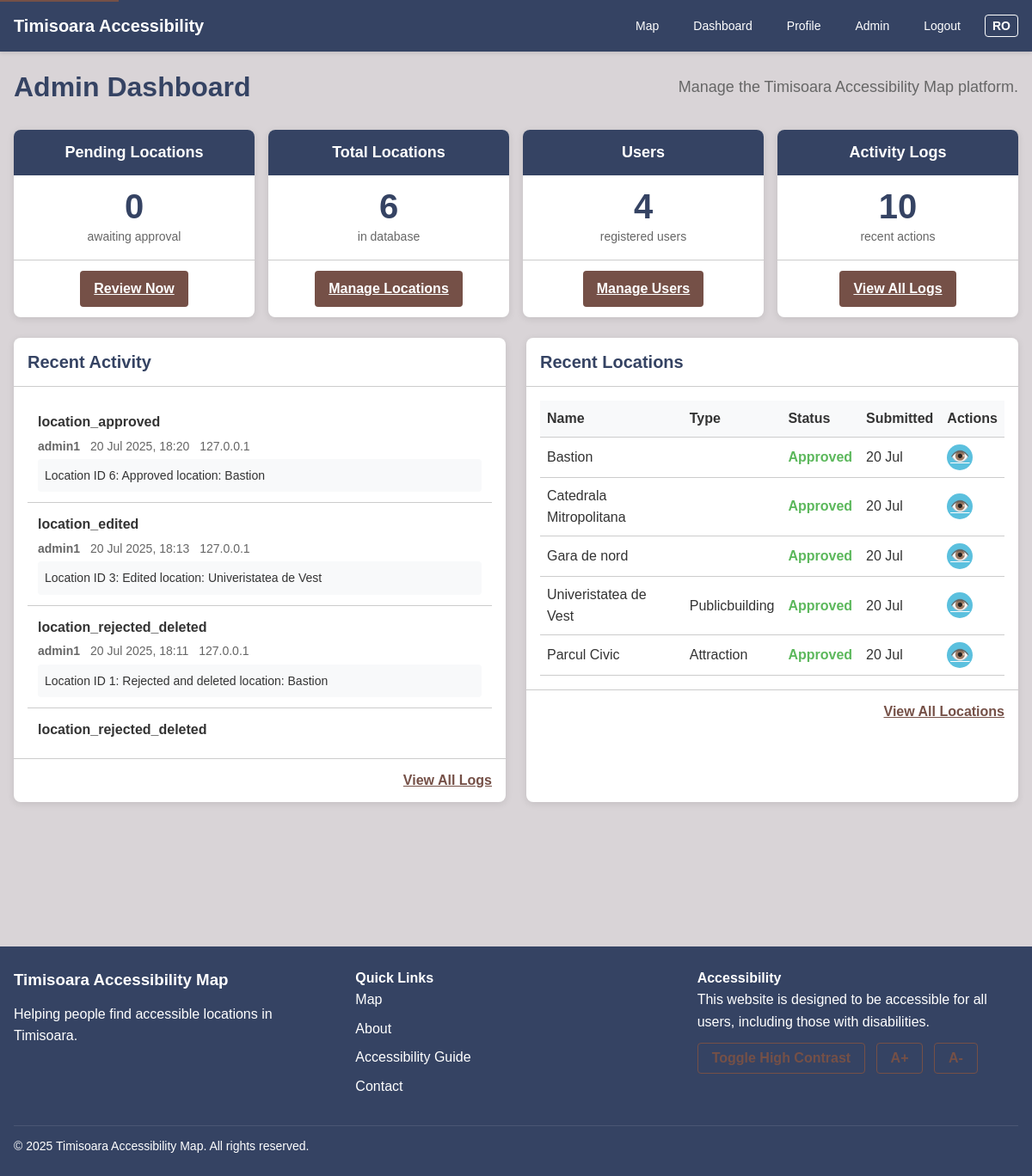
Page /admin/ (signed in) on the committed database.
### app/models.py (models this page shows, shortened)
class AdminLog(db.Model):
    id = db.Column(db.Integer, primary_key=True)
    admin_id = db.Column(db.Integer, db.ForeignKey('user.id'), nullable=False)
    action = db.Column(db.String(100), nullable=False)
    details = db.Column(db.Text)
    ip_address = db.Column(db.String(45))
    timestamp = db.Column(db.DateTime, default=datetime.utcnow)
    admin = db.relationship('User', backref='admin_logs')

class User(UserMixin, db.Model):
    id = db.Column(db.Integer, primary_key=True)
    username = db.Column(db.String(64), unique=True, nullable=False, index=True)
    email = db.Column(db.String(120), unique=True, nullable=False, index=True)
    password_hash = db.Column(db.String(128), nullable=False)
    is_admin = db.Column(db.Boolean, default=False)
    joined_at = db.Column(db.DateTime, default=datetime.utcnow)
    is_active = db.Column(db.Boolean, default=True)
    needs_wheelchair = db.Column(db.Boolean, default=False)
    needs_visual_assistance = db.Column(db.Boolean, default=False)
    needs_hearing_assistance = db.Column(db.Boolean, default=False)
    needs_cognitive_assistance = db.Column(db.Boolean, default=False)
    preferred_language = db.Column(db.String(2), default='ro')  # 'ro' or 'en'
    locations = db.relationship('Location', backref='author', lazy='dynamic')
    reviews = db.relationship('Review', backref='author', lazy='dynamic')

class Location(db.Model):
    id = db.Column(db.Integer, primary_key=True)
    name = db.Column(db.String(100), nullable=False)
    description = db.Column(db.Text)
    lat = db.Column(db.Float, nullable=False)
    lng = db.Column(db.Float, nullable=False)
    address = db.Column(db.String(200))
    has_ramp = db.Column(db.Boolean, default=False)
    has_accessible_wc = db.Column(db.Boolean, default=False)
    has_accessible_parking = db.Column(db.Boolean, default=False)
    has_accessible_entrance = db.Column(db.Boolean, default=False)
    has_braille = db.Column(db.Boolean, default=False)
    has_audio_guidance = db.Column(db.Boolean, default=False)
    has_staff_assistance = db.Column(db.Boolean, default=False)
    is_approved = db.Column(db.Boolean, default=False)
    created_at = db.Column(db.DateTime, default=datetime.utcnow)
    updated_at = db.Column(db.DateTime, default=datetime.utcnow, onupdate=datetime.utcnow)
    user_id = db.Column(db.Integer, db.ForeignKey('user.id'), nullable=False)
    location_type = db.Column(db.String(50))  # restaurant, museum, public building, etc.
    photos = db.relationship('Photo', backref='location', lazy='dynamic', cascade='all, delete-orphan')
    reviews = db.relationship('Review', backref='location', lazy='dynamic', cascade='all, delete-orphan')

### app/routes/admin.py (the view)
@admin.route('/')
@login_required
@admin_required
def index():
    pending_locations_count = Location.query.filter_by(is_approved=False).count()
    total_locations_count = Location.query.count()
    total_users_count = User.query.count()
    recent_logs_list = AdminLog.query.order_by(AdminLog.timestamp.desc()).limit(10).all()
    recent_locations_list = Location.query.order_by(Location.created_at.desc()).limit(5).all()
    return render_template('admin/dashboard.html', title=_('Admin Dashboard'),
                          pending_locations=pending_locations_count, # Pass the count
                          total_locations=total_locations_count,     # Pass the count
                          total_users=total_users_count,           # Pass the count
                          recent_logs=recent_logs_list,
                          recent_locations=recent_locations_list)

### app/models.py (called while the page is built)
@login_manager.user_loader
def load_user(id):
    return User.query.get(int(id))

### app/routes/admin.py (called while the page is built)
def admin_required(f):
    @wraps(f)
    def decorated_function(*args, **kwargs):
        if not current_user.is_authenticated or not current_user.is_admin:
            flash(_('Access denied. Admin privileges required.'), 'danger')
            return redirect(url_for('main.index'))
        return f(*args, **kwargs)
    return decorated_function

### app/templates/admin/dashboard.html (shortened to what this page needs)
{% extends 'base.html' %}
{% block content %}
<div class="content-container admin-dashboard">
    <div class="page-header">
        <h1>{{ _('Admin Dashboard') }}</h1>
        <p class="lead">{{ _('Manage the Timisoara Accessibility Map platform.') }}</p>
    </div>
    <div class="admin-stats">
        <div class="stat-card">
            <div class="stat-card-header">
                <h3>{{ _('Pending Locations') }}</h3>
            </div>
            <div class="stat-card-content">
                <div class="stat-value">{{ pending_locations }}</div>
                <div class="stat-desc">{{ _('awaiting approval') }}</div>
            </div>
            <div class="stat-card-footer">
                <a href="{{ url_for('admin.pending_locations') }}" class="btn primary">{{ _('Review Now') }}</a>
            </div>
        </div>
        <div class="stat-card">
            <div class="stat-card-header">
                <h3>{{ _('Total Locations') }}</h3>
            </div>
            <div class="stat-card-content">
                <div class="stat-value">{{ total_locations }}</div>
                <div class="stat-desc">{{ _('in database') }}</div>
            </div>
            <div class="stat-card-footer">
                <a href="{{ url_for('admin.locations') }}" class="btn primary">{{ _('Manage Locations') }}</a>
            </div>
        </div>
        <div class="stat-card">
            <div class="stat-card-header">
                <h3>{{ _('Users') }}</h3>
            </div>
            <div class="stat-card-content">
                <div class="stat-value">{{ total_users }}</div>
                <div class="stat-desc">{{ _('registered users') }}</div>
            </div>
            <div class="stat-card-footer">
                <a href="{{ url_for('admin.users') }}" class="btn primary">{{ _('Manage Users') }}</a>
            </div>
        </div>
        <div class="stat-card">
            <div class="stat-card-header">
                <h3>{{ _('Activity Logs') }}</h3>
            </div>
            <div class="stat-card-content">
                <div class="stat-value">{{ recent_logs|length }}</div>
                <div class="stat-desc">{{ _('recent actions') }}</div>
            </div>
            <div class="stat-card-footer">
                <a href="{{ url_for('admin.logs') }}" class="btn primary">{{ _('View All Logs') }}</a>
            </div>
        </div>
    </div>
    <div class="admin-panels">
        <div class="admin-panel">
            <div class="panel-header">
                <h2>{{ _('Recent Activity') }}</h2>
            </div>
            <div class="panel-content">
                {% if recent_logs %}
                    <div class="logs-list">
                        {% for log in recent_logs %}
                            <div class="log-item">
                                <div class="log-action">{{ log.action }}</div>
                                <div class="log-details">
                                    <span class="log-admin">{{ log.admin.username }}</span>
                                    <span class="log-time">{{ log.timestamp.strftime('%d %b %Y, %H:%M') }}</span>
                                    <span class="log-ip">{{ log.ip_address }}</span>
                                </div>
                                {% if log.details %}
                                    <div class="log-extra">{{ log.details }}</div>
                                {% endif %}
                            </div>
                        {% endfor %}
                    </div>
                {% else %}
                    <p class="no-data">{{ _('No recent activity found.') }}</p>
                {% endif %}
            </div>
            <div class="panel-footer">
                <a href="{{ url_for('admin.logs') }}" class="btn text">{{ _('View All Logs') }}</a>
            </div>
        </div>
        <div class="admin-panel">
            <div class="panel-header">
                <h2>{{ _('Recent Locations') }}</h2>
            </div>
            <div class="panel-content">
                {% if recent_locations %}
                    <div class="locations-table">
                        <table>
                            <thead>
                                <tr>
                                    <th>{{ _('Name') }}</th>
                                    <th>{{ _('Type') }}</th>
                                    <th>{{ _('Status') }}</th>
                                    <th>{{ _('Submitted') }}</th>
                                    <th>{{ _('Actions') }}</th>
                                </tr>
                            </thead>
                            <tbody>
                                {% for location in recent_locations %}
                                    <tr>
                                        <td>{{ location.name }}</td>
                                        <td>{{ location.location_type|capitalize }}</td>
                                        <td>
                                            {% if location.is_approved %}
                                                <span class="status-approved">{{ _('Approved') }}</span>
                                            {% else %}
                                                <span class="status-pending">{{ _('Pending') }}</span>
                                            {% endif %}
                                        </td>
                                        <td>{{ location.created_at.strftime('%d %b') }}</td>
                                        <td>
                                            <a href="{{ url_for('main.location_details', location_id=location.id) }}" class="btn icon view-btn" title="{{ _('View') }}">👁️</a>
                                        </td>
                                    </tr>
                                {% endfor %}
                            </tbody>
                        </table>
                    </div>
                {% else %}
                    <p class="no-data">{{ _('No recent locations found.') }}</p>
                {% endif %}
            </div>
            <div class="panel-footer">
                <a href="{{ url_for('admin.locations') }}" class="btn text">{{ _('View All Locations') }}</a>
            </div>
        </div>
    </div>
</div>
{% endblock %}

### rows in the picture
AdminLog: action "location_approved", admin.username "admin1", timestamp "20 Jul 2025, 18:20", ip_address "127.0.0.1", details "Location ID 6: Approved location: Bastion"
AdminLog: action "location_edited", admin.username "admin1", timestamp "20 Jul 2025, 18:13", ip_address "127.0.0.1", details "Location ID 3: Edited location: Univeristatea de Vest"
AdminLog: action "location_rejected_deleted", admin.username "admin1", timestamp "20 Jul 2025, 18:11", ip_address "127.0.0.1", details "Location ID 1: Rejected and deleted location: Bastion"
AdminLog: action "location_rejected_deleted"
Location: name "Bastion", created_at "20 Jul"
Location: name "Catedrala Mitropolitana", created_at "20 Jul"
Location: name "Gara de nord", created_at "20 Jul"
Location: name "Univeristatea de Vest", location_type "Publicbuilding", created_at "20 Jul"
Location: name "Parcul Civic", location_type "Attraction", created_at "20 Jul"

### other values in the picture
{{ pending_locations }} "0"
{{ total_locations }} "6"
{{ total_users }} "4"
{{ recent_logs|length }} "10"
